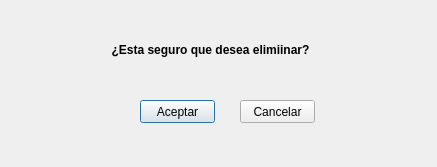
<?xml version="1.0" encoding="UTF-8"?>
<ui version="4.0">
 <class>dlgAvisos</class>
 <widget class="QDialog" name="dlgAvisos">
  <property name="geometry">
   <rect>
    <x>0</x>
    <y>0</y>
    <width>437</width>
    <height>167</height>
   </rect>
  </property>
  <property name="windowTitle">
   <string>Dialog</string>
  </property>
  <widget class="QPushButton" name="btnAceptaviso">
   <property name="geometry">
    <rect>
     <x>140</x>
     <y>100</y>
     <width>75</width>
     <height>23</height>
    </rect>
   </property>
   <property name="text">
    <string>Aceptar</string>
   </property>
   <attribute name="buttonGroup">
    <string notr="true">btnboxAceptCancel</string>
   </attribute>
  </widget>
  <widget class="QPushButton" name="btnCancelaviso">
   <property name="geometry">
    <rect>
     <x>240</x>
     <y>100</y>
     <width>75</width>
     <height>23</height>
    </rect>
   </property>
   <property name="text">
    <string>Cancelar</string>
   </property>
   <attribute name="buttonGroup">
    <string notr="true">btnboxAceptCancel</string>
   </attribute>
  </widget>
  <widget class="QLabel" name="lblAvisos">
   <property name="geometry">
    <rect>
     <x>40</x>
     <y>80</y>
     <width>51</width>
     <height>61</height>
    </rect>
   </property>
   <property name="text">
    <string/>
   </property>
   <property name="pixmap">
    <pixmap resource="img/avisos.qrc">:/avisos/aviso.png</pixmap>
   </property>
  </widget>
  <widget class="QLabel" name="lblMensaviso">
   <property name="geometry">
    <rect>
     <x>100</x>
     <y>40</y>
     <width>221</width>
     <height>20</height>
    </rect>
   </property>
   <property name="font">
    <font>
     <pointsize>9</pointsize>
     <weight>75</weight>
     <bold>true</bold>
    </font>
   </property>
   <property name="text">
    <string>¿Esta seguro que desea elimiinar?</string>
   </property>
   <property name="alignment">
    <set>Qt::AlignCenter</set>
   </property>
  </widget>
 </widget>
 <resources>
  <include location="img/avisos.qrc"/>
 </resources>
 <connections/>
 <buttongroups>
  <buttongroup name="btnboxAceptCancel"/>
 </buttongroups>
</ui>
